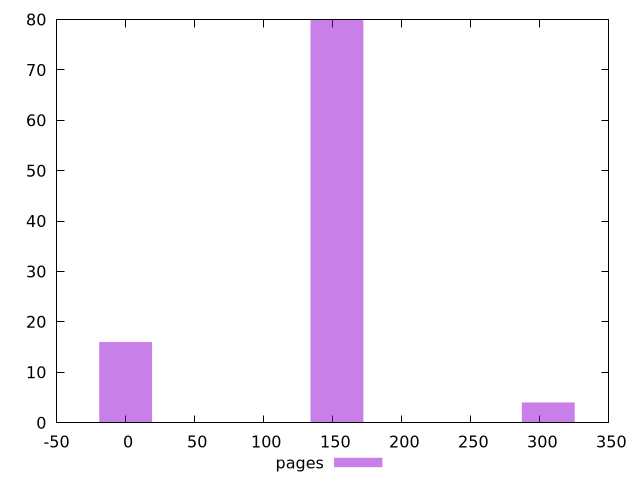

Recreate this plot in gnuplot.
$_pages <<EOF
0 16
153.04878502730548 80
306.09757005461097 4
EOF
set key outside below
set terminal pngcairo
set output "report_00005_2020-11-02T22-26-11.212Z/unused-css-rules/pages//raw_hist.png"
set yrange [0:80]
set boxwidth 38.26219625682637
set style fill transparent solid 0.5 noborder
plot $_pages title "pages" with boxes ,
